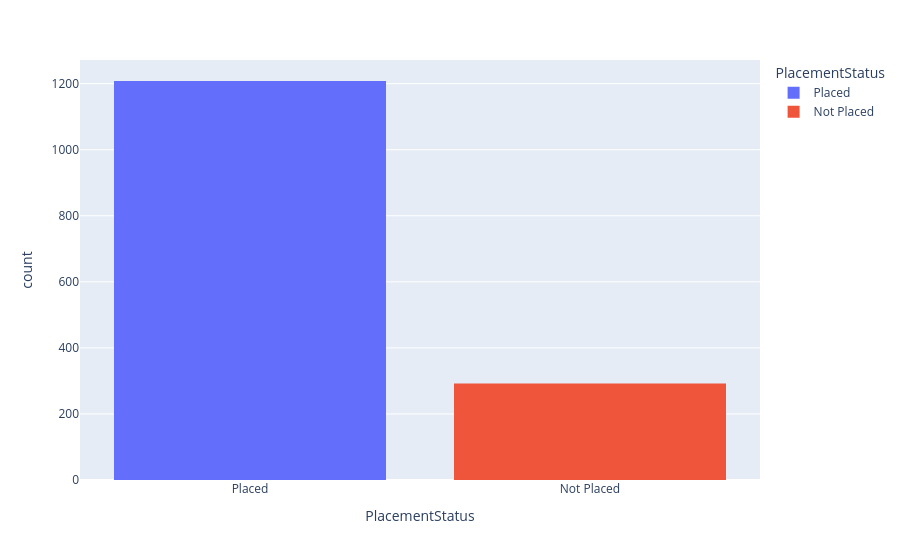

The cell this chart's notebook holds for it:
### Code cell
px.histogram(df,x="PlacementStatus",color="PlacementStatus")

### Figure 1 — Plotly figure (JSON) as saved in the notebook; plotly's stock layout.template omitted (floating-point values rounded to 4 significant figures; data arrays with more than 128 entries replaced by an {"elided": "..."} marker saying what was removed)
{"data": [{"bingroup": "x", "hovertemplate": "PlacementStatus=%{x}<br>count=%{y}<extra></extra>", "legendgroup": "Placed", "marker": {"color": "#636efa", "pattern": {"shape": ""}}, "name": "Placed", "orientation": "v", "showlegend": true, "type": "histogram", "x": {"elided": "1208 str values"}, "xaxis": "x", "yaxis": "y"}, {"bingroup": "x", "hovertemplate": "PlacementStatus=%{x}<br>count=%{y}<extra></extra>", "legendgroup": "Not Placed", "marker": {"color": "#EF553B", "pattern": {"shape": ""}}, "name": "Not Placed", "orientation": "v", "showlegend": true, "type": "histogram", "x": {"elided": "292 str values"}, "xaxis": "x", "yaxis": "y"}], "layout": {"barmode": "relative", "legend": {"title": {"text": "PlacementStatus"}, "tracegroupgap": 0}, "margin": {"t": 60}, "xaxis": {"anchor": "y", "categoryarray": ["Placed", "Not Placed"], "categoryorder": "array", "domain": [0, 1], "title": {"text": "PlacementStatus"}}, "yaxis": {"anchor": "x", "domain": [0, 1], "title": {"text": "count"}}}}
